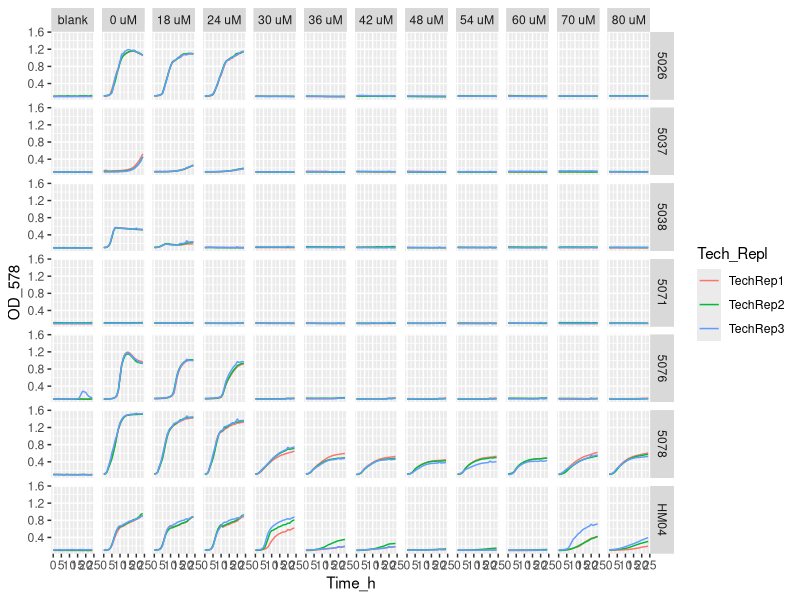
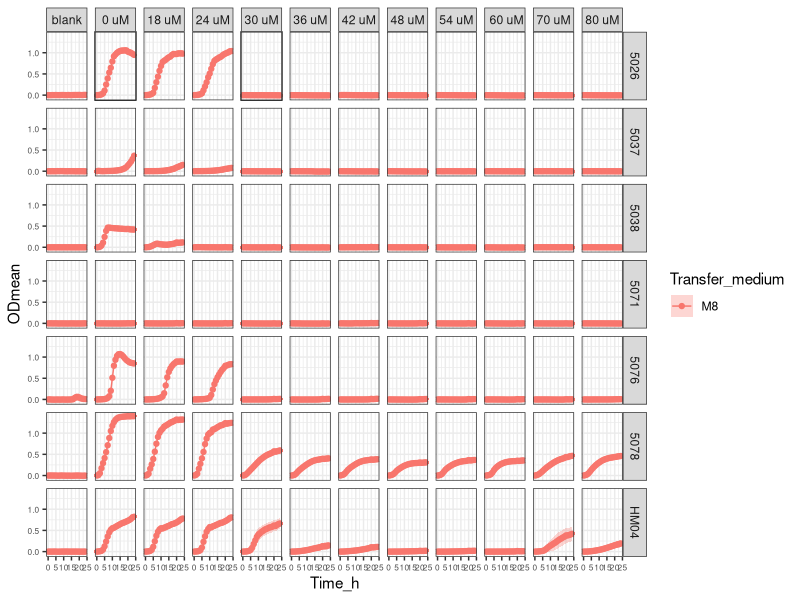

These figures' R source, in order:
setwd("~/ITQB/Plate readings/Exp8_6plates_16112023")

library(tidyverse)

library(readxl)
Exp8b <- Exp8b_6plates_16112023_final <- read_excel("Exp8b_6plates_16112023_final_final.xlsx")
View(Exp8b) 

Exp8b_v1 <- Exp8b %>%
  pivot_longer(names_to = "Condition", values_to = "OD_578", cols = -Time_h)
Exp8b_v1
View(Exp8b_v1)


Exp8b_v2 <- separate(Exp8b_v1, Condition, 
                     c("Strain",
                       "Transfer_medium",
                       "Zn_condition", 
                       "Tech_Repl",
                       "Biol_Repl",
                       "TPEN_conc",
                       "Well_number"), 
                     sep = "_", remove = FALSE,
                     convert = FALSE)
View(Exp8b_v2)

Exp8b_v2$OD_578 <- as.numeric (Exp8b_v2$OD_578) #Because OD_578 values are character

Exp8b_v2$TPEN_conc <- factor(Exp8b_v2$TPEN_conc, levels = c("ctrTPENcells",
                                                            "ctrTPEN",
                                                            "3.6",
                                                            "4.8",
                                                            "6",
                                                            "7.2",
                                                            "8.4",
                                                            "9.6",
                                                            "10.8",
                                                            "12",
                                                            "14",
                                                            "16"))

Exp8b_v2 <- Exp8b_v2 %>% mutate(TPEN_conc = recode (TPEN_conc,
                                                    "ctrTPENcells" = "blank" ,
                                                    "ctrTPEN" = "0 uM",
                                                    "3.6"= "18 uM",
                                                    "4.8"= "24 uM",
                                                    "6" = "30 uM",
                                                    "7.2" = "36 uM",
                                                    "8.4" = "42 uM",
                                                    "9.6" = "48 uM",
                                                    "10.8" = "54 uM",
                                                    "12" = " 60 uM",
                                                    "14" = "70 uM",
                                                    "16" = "80 uM"))

Exp8b_v2$Strain <- factor(Exp8b_v2$Strain, levels = c("5026",
                                                      "5037",
                                                      "5038",
                                                      "5071",
                                                      "5076",
                                                      "5078",
                                                      "HM04"
))

Exp8b_v2 %>%
  ggplot(aes(x= Time_h, y=OD_578, color = Tech_Repl)) +
  geom_line() +
  facet_grid (Strain ~ TPEN_conc)

Exp8b_v3<- Exp8b_v2 %>% group_by(Strain, Transfer_medium, Zn_condition, Tech_Repl, Biol_Repl, Well_number) %>%
  mutate(blank = Time_h ==0)

View(Exp8b_v3)

Exp8b_v4 <- Exp8b_v3 %>%
  group_by(Strain, Transfer_medium, Zn_condition, Tech_Repl, Biol_Repl, Well_number) %>%
  mutate(OD = OD_578 - OD_578[blank]) %>%
  ungroup()


View(Exp8b_v4)

#Obtain the mean and sd
Exp8b_v5 <- Exp8b_v4 %>% group_by(Time_h, Strain, Transfer_medium, TPEN_conc) %>%
  summarise(ODmean = mean(OD), sdOD = sd(OD), n())

Exp8b_v5$Strain <- factor(Exp8b_v5$Strain, levels = c("5026",
                                                      "5037",
                                                      "5038",
                                                      "5071",
                                                      "5076",
                                                      "5078",
                                                      "HM04"                     
))


Exp8b_v5 <- Exp8b_v5 %>% mutate(TPEN_conc = recode (TPEN_conc,
                                                    "ctrTPEN" = "blank" ,
                                                    "ctrTPENcells" = "0 uM",
                                                    "3.6"= "18 uM",
                                                    "4.8"= "24 uM",
                                                    "6" = "30 uM",
                                                    "7.2" = "36 uM",
                                                    "8.4" = "42 uM",
                                                    "9.6" = "48 uM",
                                                    "10.8" = "54 uM",
                                                    "12" = " 60 uM",
                                                    "14" = "70 uM",
                                                    "16" = "80 uM"))


# stocks conc / 0.001(mM --> uM) / d.f (=2)--> conc TPEN (now in the table)


Exp8b_v5  %>% 
  ggplot(aes(x = Time_h,
             y = ODmean,
             color = Transfer_medium
  )) +
  geom_point() + 
  geom_line() +
  geom_ribbon(aes(ymin=ODmean-sdOD, ymax=ODmean+sdOD, fill = Transfer_medium), 
              alpha = 0.3, colour = NA) + 
  facet_grid (Strain ~ TPEN_conc) +
  theme_bw() +
  theme(
    axis.text = element_text(size = 6)  # Decrease the size of the numbers on the axes
  )
